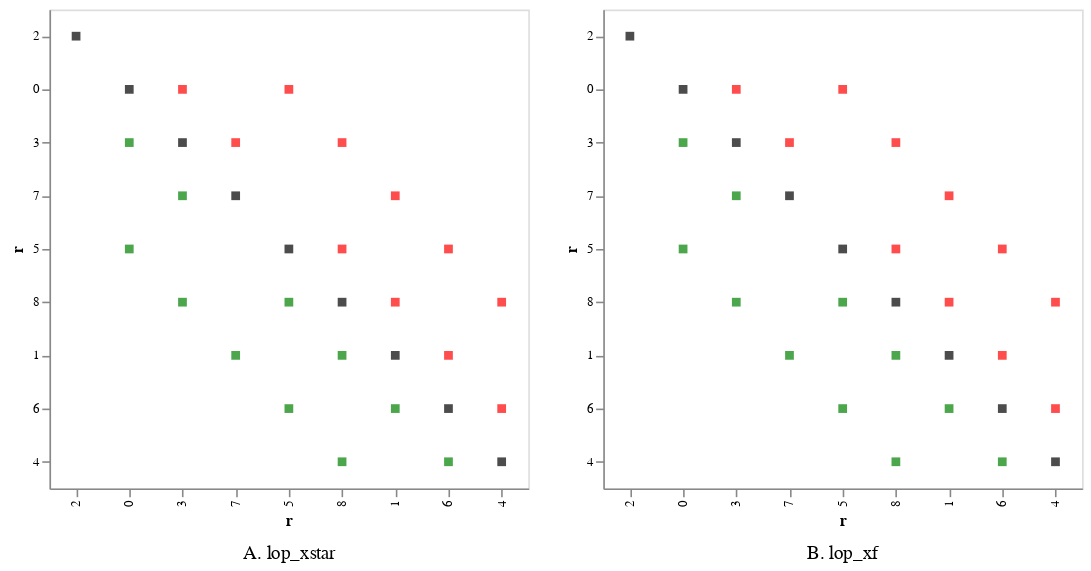

The notebook cell this image was saved under:
### Code cell
label = "A"
xstars = {}
indices = {}
details_cont = {}
details_cont['lop_xstar'] = details_lop
details_cont['lop_xf'] = {'x':xstar.values}
for method in details_cont.keys():
    details = details_cont[method]
    x = pyrankability.common.threshold_x(details['x'],lower_cut=0.3,upper_cut=0.7)
    xstar = pd.DataFrame(x,index=D1999.index,columns=D1999.columns)
    xstars["%s. %s"%(label,method)] = xstar
    indices["%s. %s"%(label,method)] = indices
    label = chr(ord(label)+1)
g,score_df,ordered_xstars = pyrankability.plot.show_score_xstar2(xstars,
                                                                 group_label="Group",width=300,height=300,
                                                                 columns=2,resolve_scale=True)
g

### Figure 1 — Vega-Lite specification as saved in the notebook (floating-point values rounded to 4 significant figures; data arrays with more than 128 entries replaced by an {"elided": "..."} marker saying what was removed)
{"config": {"view": {"continuousWidth": 400, "continuousHeight": 300}, "axis": {"labelFontSize": 10, "titleFontSize": 10}}, "data": {"name": "data-cbda1275b2c981fc0d6ff92916e0c121"}, "facet": {"type": "nominal", "field": "Group", "header": {"labelFontSize": 12, "labelOrient": "bottom"}, "title": null}, "spec": {"mark": "square", "encoding": {"color": {"type": "nominal", "field": "c", "scale": null}, "x": {"type": "nominal", "axis": {"labelFontSize": 8, "labelOverlap": false}, "field": "i", "sort": {"field": "ri", "order": "ascending"}, "title": "r"}, "y": {"type": "nominal", "axis": {"labelFontSize": 8, "labelOverlap": false}, "field": "j", "sort": {"field": "rj", "order": "ascending"}, "title": "r"}}, "height": 300, "width": 300}, "columns": 2, "resolve": {"scale": {"x": "independent", "y": "independent"}}, "$schema": "https://vega.github.io/schema/vega-lite/v4.8.1.json", "datasets": {"data-cbda1275b2c981fc0d6ff92916e0c121": {"elided": "162 records"}}}
